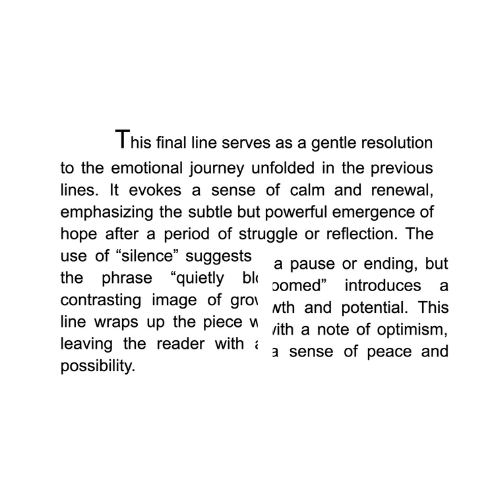
#> input picture images/cut.png, 500 x 500 px
$ python blur.py --image ../images/cut.png   (older library calls are emulated)
#> lines starting #> are read from the running program, lines starting #| are printed output that depends on the picture; after the words box and inside, x2 and y2 are one past the last pixel; in counts of white or black regions, pixels touching at a corner belong together
# main.py
import cv2
import argparse

def analyze_blur(image_path, threshold):
    """
    Analyzes an image for blurriness using the Laplacian variance method.

    Args:
        image_path (str): The file path to the image to be analyzed.
        threshold (float): The blur detection threshold. Lower values are more
                           likely to be flagged as blurry.

    Returns:
        tuple: A tuple containing:
            - variance (float): The calculated Laplacian variance.
            - is_blurry (bool): True if the image is blurry, False otherwise.
    """
#> called with image_path = '../images/cut.png', threshold = 100
    try:
        # Step 1: Load the image from the specified path
        # The image is loaded in full color by default.
        image = cv2.imread(image_path)
#> image is the input picture: shape (500, 500, 3); min 0, max 255, mean 241.7

        # Check if the image was loaded successfully. If not, imread returns None.
        if image is None:
            print(f"Error: Could not read image from path: {image_path}")
            return None, None

        # Step 2: Convert the image to grayscale
        # Blur detection doesn't require color information, and working with a
        # single channel is computationally more efficient.
        gray_image = cv2.cvtColor(image, cv2.COLOR_BGR2GRAY)

        # Step 3: Compute the Laplacian of the grayscale image
        # The Laplacian operator highlights regions of rapid intensity change,
        # which correspond to edges in the image.
        # ksize=3 specifies a 3x3 kernel for the operator.
        laplacian = cv2.Laplacian(gray_image, cv2.CV_64F)
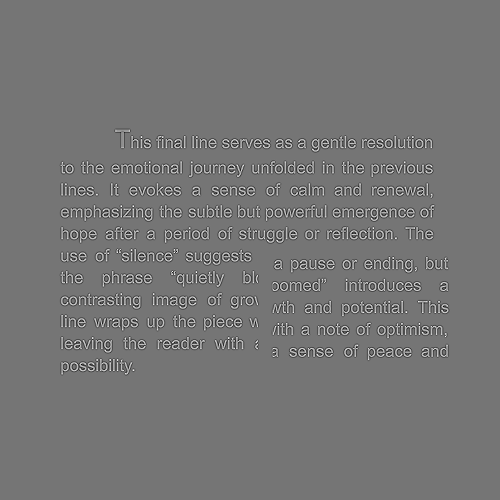
#> laplacian: shape (500, 500) float64; min -576, max 670, mean 0; drawn with min black and max white

        # Step 4: Calculate the variance of the Laplacian
        # The variance of the Laplacian is a single number that represents the
        # "sharpness" of the image. A high variance indicates many sharp edges,
        # while a low variance indicates a lack of edges, i.e., blur.
        variance = laplacian.var()
#> variance = 6821.9

        # Step 5: Compare the variance to the user-defined threshold
        # If the variance is below the threshold, we classify the image as blurry.
        is_blurry = variance < threshold
#> is_blurry = False

        return variance, is_blurry

    except Exception as e:
        print(f"An error occurred during image processing: {e}")
        return None, None

def main():
    """
    Main function to parse command-line arguments and run the blur analysis.
    """
    # Set up an argument parser to handle command-line inputs.
    # This makes the script easy to use and integrate into automated workflows.
    parser = argparse.ArgumentParser(description="Detect blur in an image using the Laplacian variance method.")

    # Required argument: the path to the image file.
    parser.add_argument("-i", "--image", required=True, help="Path to the input image file.")

    # Optional argument: the blur threshold.
    # We provide a default value, but this is the most important parameter
    # to tune for your specific use case (scanner, print quality, etc.).
    parser.add_argument("-t", "--threshold", type=float, default=100.0,
                        help="Blur detection threshold. Lower is more blurry. (Default: 100.0)")

    args = parser.parse_args()

    # --- Run the analysis ---
    variance, is_blurry = analyze_blur(args.image, args.threshold)
#> variance = 6821.9; is_blurry = False

    # --- Display the results ---
    if variance is not None:
        # Prepare the result text.
        result_text = "Blurred" if is_blurry else "Not Blurred"
#> result_text = 'Not Blurred'

        # Print the final verdict and the calculated score for reference.
        print(f"Image: {args.image}")
        print(f"Laplacian Variance Score: {variance:.2f}")
#| Laplacian Variance Score: 6821.85
        print(f"Threshold: {args.threshold}")
        print(f"Verdict: {result_text}")
#| Verdict: Not Blurred

        # You can also load and display the image with the verdict written on it.
        # This is useful for visual verification.
        image_to_show = cv2.imread(args.image)
        cv2.putText(image_to_show, f"{result_text} (Score: {variance:.2f})", (10, 30),
                    cv2.FONT_HERSHEY_SIMPLEX, 0.8, (0, 0, 255) if is_blurry else (0, 255, 0), 2)
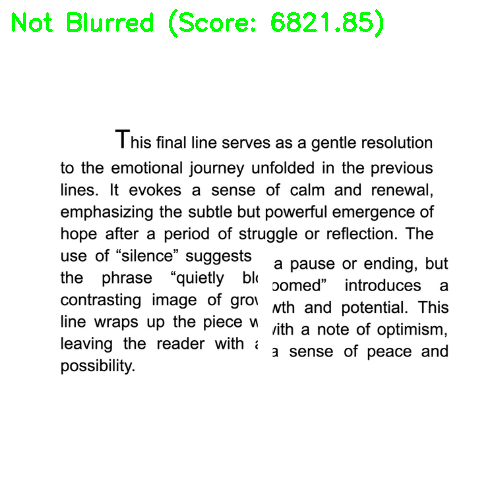
#> image_to_show: shape (500, 500, 3); 1.04% of pixels changed, all inside (x1, y1, x2, y2) = (12, 9, 383, 38)

        # To display the image in a window:
        # cv2.imshow("Image Analysis", image_to_show)
        # cv2.waitKey(0) # Wait for a key press to close the window
        # cv2.destroyAllWindows()

        # To save the output image with the verdict:
        output_filename = "analyzed_" + args.image.split('/')[-1]
        cv2.imwrite(output_filename, image_to_show)
        print(f"Saved analyzed image to {output_filename}")


if __name__ == "__main__":
    main()
